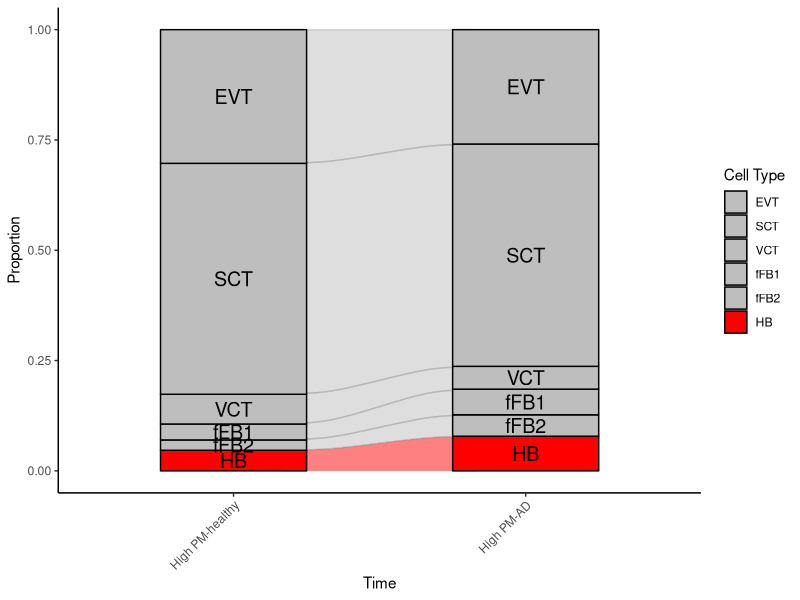

Generate this figure with R:
# Set the working directory
setwd('/data_hdd1/yang/Source_data/Fig_4')

# Load necessary packages
library(tidyr)
library(ggplot2)
library(ggalluvial)
library(reshape2)  
library(readxl)


# Load the data for the proportion plot (test_mean.txt file)
data = read_excel("cibersortx_early_plot.xlsx")
data = as.data.frame(data)
rownames(data) = data$Group
data = data[,c(-1,-2)]

data_subset <- data[rownames(data) %in% c("High PM-healthy", "High PM-AD"),]
data_subset = as.data.frame(t(data_subset))  
data_subset$CellType = rownames(data_subset)

# Convert data to long format (required for ggplot)
data_long <- melt(data_subset, id.vars = "CellType")

# Rename columns for easier reference
colnames(data_long) <- c("CellType", "Time", "Proportion")

# Reorder the "CellType" factor so that "HB" is at the bottom
data_long$CellType <- factor(data_long$CellType, 
                             levels = c('EVT', 'SCT', 'VCT', 'fFB1', 'fFB2', "HB"))

# Define color scheme: "HB" will be red, others will be grey
cell_colors <- ifelse(levels(data_long$CellType) == "HB", "red", "grey")

# Create the plot
ggplot(data_long,
       aes(x = Time, stratum = CellType, alluvium = CellType, y = Proportion, fill = CellType, label = CellType)) +
  geom_flow(stat = "alluvium", lode.guidance = "rightleft", color = "darkgray") +
  geom_stratum(width = 0.5) +
  geom_text(stat = "stratum", aes(label = CellType), size = 5, color = "black") +  # Add labels to the strata
  theme_classic() +
  scale_fill_manual(values = cell_colors) +  # Apply custom color scheme
  labs(x = "Time", y = "Proportion", fill = "Cell Type") +
  theme(axis.text.x = element_text(angle = 45, hjust = 1))





###################----- Statistical analysis ----- ###################  
# Load data for statistical analysis 
data = read_excel("cibersortx_early.xlsx")
data = as.data.frame(data)
data = data[,c(-1)]
# Subset data for "G3" and "G4" groups
tet = data[which(data$Group == 'High PM-AD' | data$Group == 'High PM-healthy'),]

p_values <- c()
for (cell_type in colnames(tet)[-1]) {  
  model <- glm(formula = as.formula(paste(cell_type, "~ Group")), data = tet, family = quasibinomial)
  p_value <- anova(model, test = "LRT")$'Pr(>Chi)'[2]
  p_values <- c(p_values, p_value)
}

p_value_df <- data.frame(CellType = colnames(tet)[-1], PValue = p_values)

# Print the p-value results
print(p_value_df)

